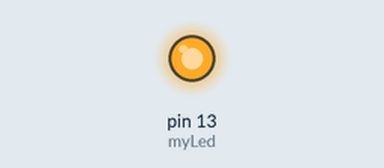
Recording of a sketch running on a simulated Arduino Uno, built with avr-gcc and run on an emulated ATmega328P. On the bench: output pins drawn as LEDs (lit = HIGH).

Above: at 0.5 s.
At 2.55 s:
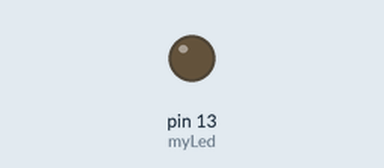
Timing chart, 0 to 3.0 s (numbered marks = the images above):
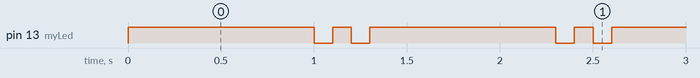

The sketch:

blinkLed.ino
```cpp
int myLed = 13;

void setup() {
  // put your setup code here, to run once:
  pinMode(myLed, OUTPUT);
}

void loop() {
  // put your main code here, to run repeatedly:
  for(int i = 0; i < 10; i++){
    digitalWrite(myLed, HIGH);
    if(i%2 == 0)
      delay(1000);
    else
      delay(100);
    digitalWrite(myLed, LOW);
      delay(100);
    }
}
```

Measured:
- by itself, pin 13 (myLed): repeats every 1.3 s: LOW 0.10 s, HIGH 0.10 s, LOW 0.10 s, HIGH 1.0 s
- by itself, everything shown: repeats every 1.3 s, in 4 steps
